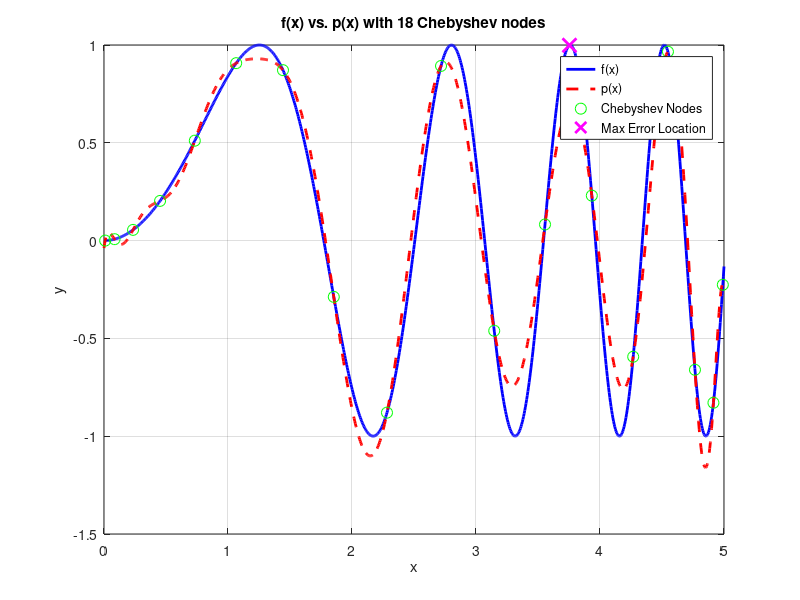

MATLAB code to generate this figure:
% Define the function f(x)
f = @(x) sin(x.^2);

% Generate x-values for plotting
x = linspace(0, 5, 1000);
y = f(x);

% Generate 18 Chebyshev nodes
n = 18;
x_nodes = 2.5 + 2.5 * cos((2*(1:n)-1)*pi/(2*n));
y_nodes = f(x_nodes);

% Compute the Lagrange Interpolating Polynomial p(x) using the Chebyshev nodes
p = @(x) 0;
for i = 1:n
    L = 1;
    for j = 1:n
        if i ~= j
            L = L .* (x - x_nodes(j)) / (x_nodes(i) - x_nodes(j));
        end
    end
    p = @(x) p(x) + y_nodes(i) * L;
end
y_p = p(x);

% Compute the error |f(x) - p(x)|
error = abs(y - y_p);
[max_error, max_error_idx] = max(error);
x_max_error = x(max_error_idx);
disp(x_max_error)

% Plot everything
figure;
plot(x, y, 'b', 'LineWidth', 2); % Plot f(x)
hold on;
plot(x, y_p, 'r--', 'LineWidth', 2); % Plot p(x)
plot(x_nodes, y_nodes, 'go', 'MarkerSize', 8); % Plot the Chebyshev nodes
plot(x_max_error, f(x_max_error), 'mx', 'MarkerSize', 10, 'LineWidth', 2); % Indicate the x value where the max error occurs
legend('f(x)', 'p(x)', 'Chebyshev Nodes', 'Max Error Location');
xlabel('x');
ylabel('y');
title('f(x) vs. p(x) with 18 Chebyshev nodes');
grid on;
hold off;
